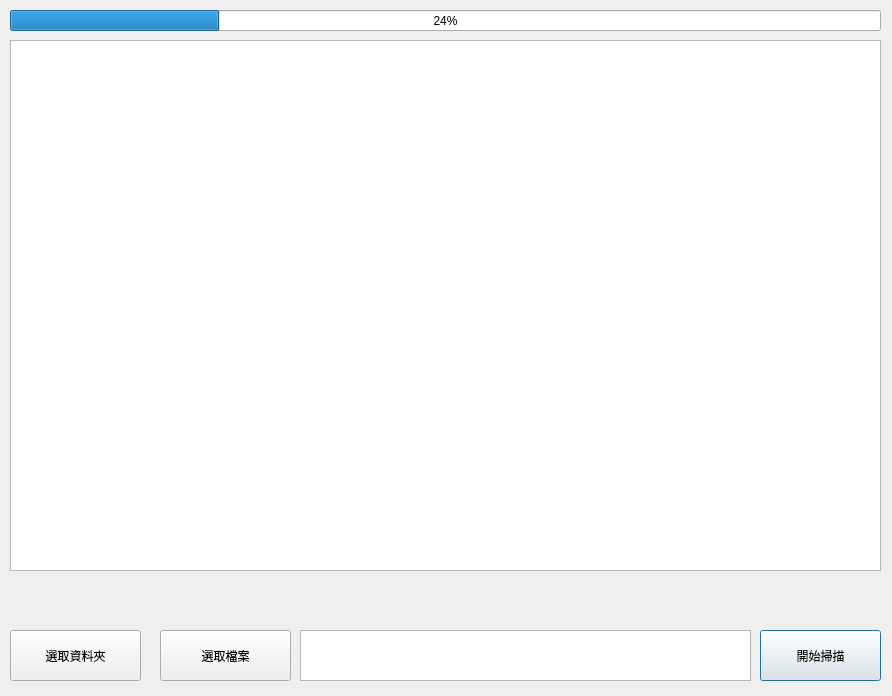
<?xml version="1.0" encoding="UTF-8"?>
<ui version="4.0">
 <class>Dialog</class>
 <widget class="QDialog" name="Dialog">
  <property name="geometry">
   <rect>
    <x>0</x>
    <y>0</y>
    <width>892</width>
    <height>696</height>
   </rect>
  </property>
  <property name="windowTitle">
   <string>Dialog</string>
  </property>
  <widget class="QProgressBar" name="progressBar">
   <property name="geometry">
    <rect>
     <x>10</x>
     <y>10</y>
     <width>871</width>
     <height>21</height>
    </rect>
   </property>
   <property name="value">
    <number>24</number>
   </property>
  </widget>
  <widget class="QTextBrowser" name="textBrowser">
   <property name="geometry">
    <rect>
     <x>10</x>
     <y>40</y>
     <width>871</width>
     <height>531</height>
    </rect>
   </property>
  </widget>
  <widget class="QPushButton" name="startScanButton">
   <property name="geometry">
    <rect>
     <x>760</x>
     <y>630</y>
     <width>121</width>
     <height>51</height>
    </rect>
   </property>
   <property name="text">
    <string>開始掃描</string>
   </property>
  </widget>
  <widget class="QPushButton" name="selectDirButton">
   <property name="geometry">
    <rect>
     <x>10</x>
     <y>630</y>
     <width>131</width>
     <height>51</height>
    </rect>
   </property>
   <property name="text">
    <string>選取資料夾</string>
   </property>
  </widget>
  <widget class="QPushButton" name="selectFileButton">
   <property name="geometry">
    <rect>
     <x>160</x>
     <y>630</y>
     <width>131</width>
     <height>51</height>
    </rect>
   </property>
   <property name="text">
    <string>選取檔案</string>
   </property>
  </widget>
  <widget class="QTextBrowser" name="scanFilePrompt">
   <property name="geometry">
    <rect>
     <x>300</x>
     <y>630</y>
     <width>451</width>
     <height>51</height>
    </rect>
   </property>
  </widget>
 </widget>
 <resources/>
 <connections/>
</ui>
